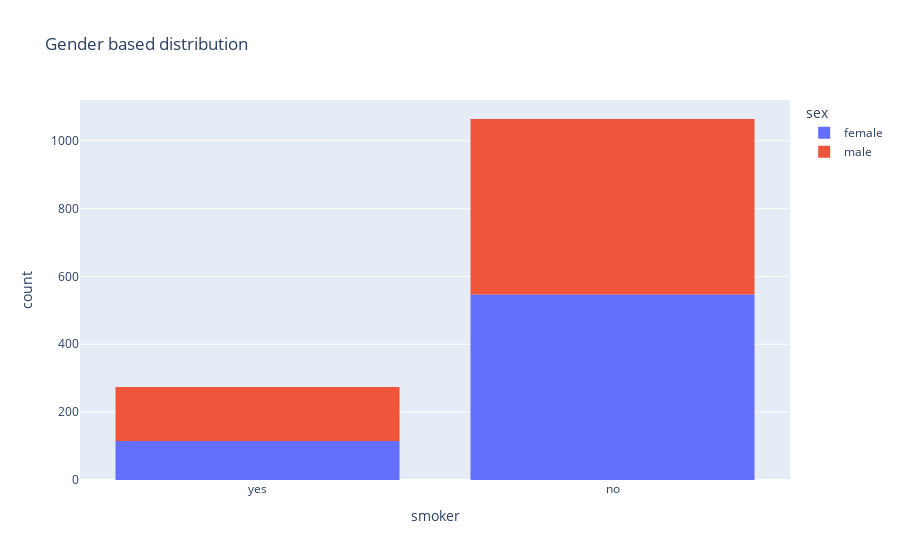

Notebook cell for this chart:
### Code cell
px.histogram(
                df,
                x='smoker',
                color='sex',
                title='Gender based distribution'
)

### Figure 1 — Plotly figure (JSON) as saved in the notebook; plotly's stock layout.template omitted (floating-point values rounded to 4 significant figures; data arrays with more than 128 entries replaced by an {"elided": "..."} marker saying what was removed)
{"data": [{"bingroup": "x", "hovertemplate": "sex=female<br>smoker=%{x}<br>count=%{y}<extra></extra>", "legendgroup": "female", "marker": {"color": "#636efa", "pattern": {"shape": ""}}, "name": "female", "orientation": "v", "showlegend": true, "type": "histogram", "x": {"elided": "662 str values"}, "xaxis": "x", "yaxis": "y"}, {"bingroup": "x", "hovertemplate": "sex=male<br>smoker=%{x}<br>count=%{y}<extra></extra>", "legendgroup": "male", "marker": {"color": "#EF553B", "pattern": {"shape": ""}}, "name": "male", "orientation": "v", "showlegend": true, "type": "histogram", "x": {"elided": "676 str values"}, "xaxis": "x", "yaxis": "y"}], "layout": {"barmode": "relative", "legend": {"title": {"text": "sex"}, "tracegroupgap": 0}, "title": {"text": "Gender based distribution"}, "xaxis": {"anchor": "y", "domain": [0, 1], "title": {"text": "smoker"}}, "yaxis": {"anchor": "x", "domain": [0, 1], "title": {"text": "count"}}}}
